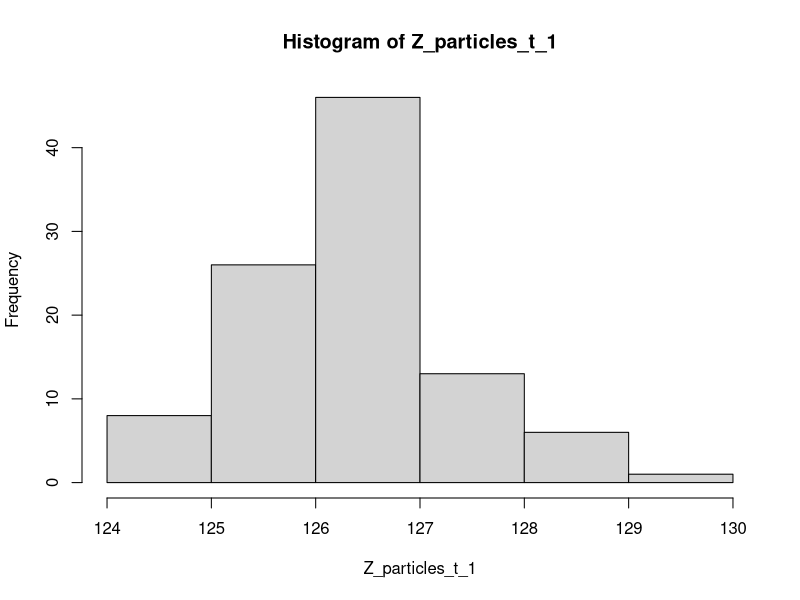
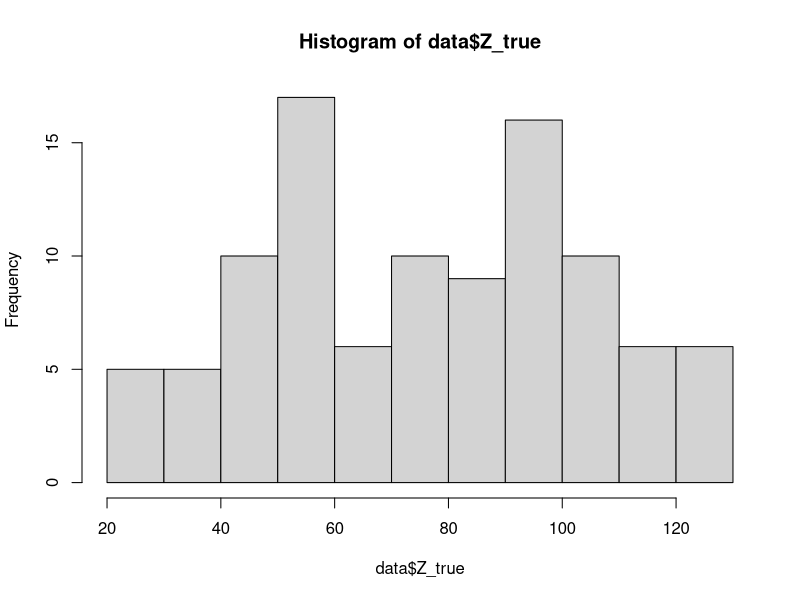
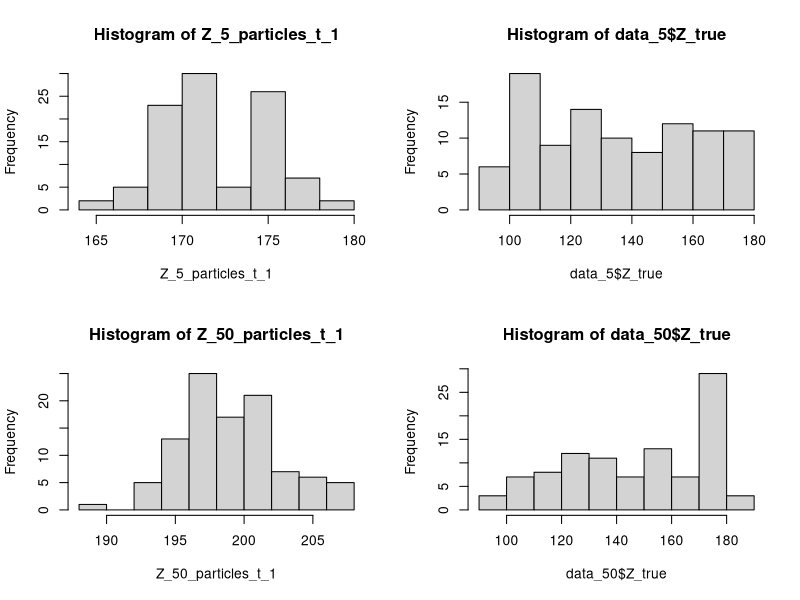

Generate these figures, in order, with R:
##################################
###########   Lab 3   ############
##################################

## Part 1

emission_model <- function(z_t, sd) {
  model <- sample(1:3, 1, replace = TRUE)
  
  if (model == 1)  {
    return (rnorm(n = 1, mean = z_t, sd = sd))
  } else if (model == 2) {
    return (rnorm(n = 1, mean = z_t - 1, sd = sd))
  } else if (model == 3) {
    return (rnorm(n = 1, mean = z_t + 1, sd = sd))
  }
}

transition_model <- function(z_t_1) {
  model <- sample(0:2, 1, replace = TRUE)
  return (rnorm(n = 1, mean = z_t_1 + model, sd = 1))
}

emission_density <- function(x_t, z_t, sd) {
  model1 <- dnorm(x = x_t, mean = z_t, sd = sd)
  model2 <- dnorm(x = x_t, mean = z_t - 1, sd = sd)
  model3 <- dnorm(x = x_t, mean = z_t + 1, sd = sd)
  return ((1/3)*(model1 + model2 + model3))
}

generate_data <- function(T, sd) {
  X_true <- rep(0, T) # Observations
  Z_true <- rep(0, T) # Hiddem states
  
  for (t in 1:T) {
    
    # Generate true hidden states
    if (t == 1) {
      Z_true[t] <- runif(n = 1, min = 0, max = 100) # z_1
    } else {
      Z_true[t] <- transition_model(Z_true[t-1])  
    }
    
    # Generate true observations
    X_true[t] <- emission_model(Z_true[t], sd)
  }
  return (list("Z_true" = Z_true, "X_true" = X_true))
}

## Generate true hidden states and observations
T <- 100 # Number of time steps
sd <- 1
data <- generate_data(T, sd)

## Particle filter algorithm
N <- 100 # Number of particles
Z_particles_t_1 <- runif(n = N, min = 0, max = 100) # Initial particles (hypothesis of robot states)
Z_particles_t <- rep(0, N) # Array that will be filled with new hypothesis
weights <- rep(0, N)

# For each time step
for (t in 1:T) {
  
  # Generate N particles (hypothesis of hidden state)
  # via transition model p(z_t | z_t-1)
  # Given that we are here (z_t-1), this is the probabilities of
  # where we will be in the next time step
  # 
  # We use a mixed transition model:
  # p(z_t|z_t-1) = 1/3(N(z_t|µ=z_t, σ=1) + N(z_t|µ=z_t + 1, σ=1) + N(z_t|µ=z_t+2, σ=1))
  # Uniform to draw which distribution we're going to draw from
  for (n in 1:N) {
    
    # Generate new particle (state hypothesis) from old one. p(z_t | z_t_1)
    Z_particles_t[n] <- transition_model(Z_particles_t_1[n])
    
    # Generate weight for the new hypothesis.
    # How likely is the observation in this time step, 
    # given the new hypothesis state (robot position)
    weights[n] <- emission_density(data$X_true[t], Z_particles_t[n], 1)
  }
  
  # Sample 100 particles (hypothesis), with respect to their
  # weight (relative "probability" among the particles)
  Z_particles_t_1 <- sample(x = Z_particles_t,
                               size = 100,
                               prob = weights,
                               replace = TRUE)
}

hist(Z_particles_t_1)
hist(data$Z_true)

## Task 2

## Generate true hidden states and observations
T <- 100 # Number of time steps
sigmas <- c(5, 50)
data_5 <- generate_data(T, sigmas[1])
data_50 <- generate_data(T, sigmas[2])

## Particle filter algorithm
N <- 100 # No of time steps
Z_5_particles_t_1 <- runif(n = N, min = 0, max = 100) # Initial particles (hypothesis of robot states)
Z_5_particles_t <- numeric(0) # Array that will be filled with new hypothesis
Z_50_particles_t_1 <- runif(n = N, min = 0, max = 100)
Z_50_particles_t <- rep(0, N)
weights_5 <- rep(0, N)
weights_50 <- rep(0, N)

# For each time step
for (t in 1:T) {
  
  # Generate N particles (hypothesis of hidden state)
  # via transition model p(z_t | z_t-1)
  # Given that we are here (z_t-1), this is the probabilities of
  # where we will be in the next time step
  # 
  # We use a mixed transition model:
  # p(z_t|z_t-1) = 1/3(N(z_t|µ=z_t, σ=1) + N(z_t|µ=z_t + 1, σ=1) + N(z_t|µ=z_t+2, σ=1))
  # Uniform to draw which distribution we're going to draw from
  for (n in 1:N) {
    
    # Generate new particle (state hypothesis) from old one. p(z_t | z_t_1)
    Z_5_particles_t[n] <- transition_model(Z_5_particles_t_1[n])
    Z_50_particles_t[n] <- transition_model(Z_50_particles_t_1[n])
    
    # Generate weight for the new hypothesis.
    # How likely is the observation in this time step, 
    # given the new hypothesis state (robot position)
    weights_5[n] <- emission_density(data_5$X_true[n], Z_5_particles_t[n], sigmas[1])
    weights_50[n] <- emission_density(data_50$X_true[n], Z_50_particles_t[n], sigmas[2])
  }
  
  # Sample 100 particles (hypothesis), with respect to their
  # weight (relative "probability" among the particles)
  Z_5_particles_t_1 <- sample(x = Z_5_particles_t,
                            size = 100,
                            prob = weights_5,
                            replace = TRUE)
  Z_50_particles_t_1 <- sample(x = Z_50_particles_t,
                            size = 100,
                            prob = weights_50,
                            replace = TRUE)
}

par(mfrow=c(2,2))
hist(Z_5_particles_t_1)
hist(data_5$Z_true)
hist(Z_50_particles_t_1)
hist(data_50$Z_true)

## Part 3